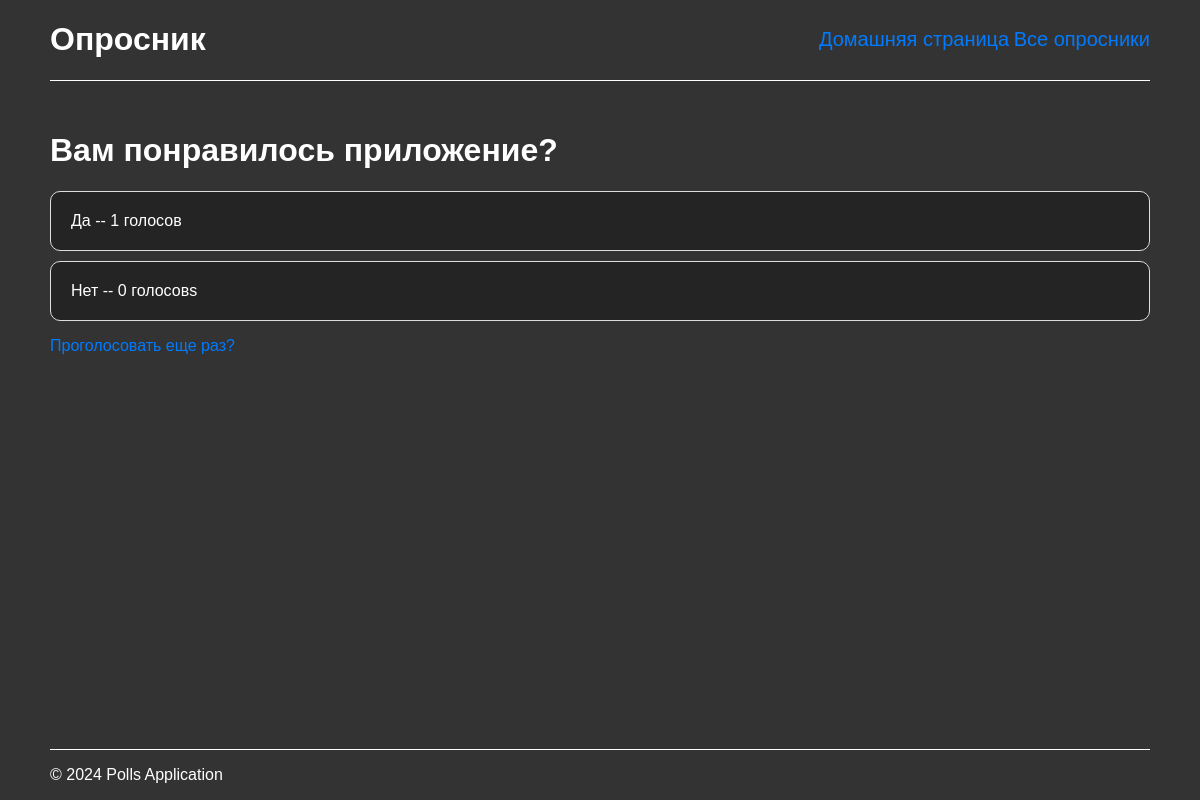
/client/2/results/, run on the app's committed database.
### client/models.py (models this page shows, shortened)
class Poll(models.Model):
    question = models.CharField(max_length=200)
    pub_date = models.DateTimeField('date published')

class Choice(models.Model):
    poll = models.ForeignKey(Poll, on_delete=models.CASCADE)
    choice_text = models.CharField(max_length=200)
    votes = models.IntegerField(default=0)

### client/views.py (the view)
# urls.py: path('<int:poll_id>/results/', views.results, name='results'),
def results(request, poll_id):
    poll = get_object_or_404(Poll, pk=poll_id)
    return render(request, 'client/results.html', {'poll': poll})

### client/templates/client/results.html (shortened to what this page needs)
{% extends 'client/base.html' %}
{% block content %}
    <h1>{{ poll.question }}</h1>
    <ul>
    {% for choice in poll.choice_set.all %}
        <li>{{ choice.choice_text }} -- {{ choice.votes }} голосов{{ choice.votes|pluralize }}</li>
    {% endfor %}
    </ul>
    <a href="{% url 'client:detail' poll.id %}">Проголосовать еще раз?</a>
{% endblock %}

### client/static/css/styles.css (style rules this page uses)
html, body { height: 100%; color: white; }
h1 { color: #ffffff; }
ul { list-style-type: none; padding: 0; }
li { background: #242424; margin: 10px 0; padding: 20px; border: 1px solid #ddd; border-radius: 10px; }
a { text-decoration: none; color: #007bff; }

### data on the page
Poll: question "Вам понравилось приложение?"
Choice: choice_text "Да", votes "1"
Choice: choice_text "Нет", votes "0"
